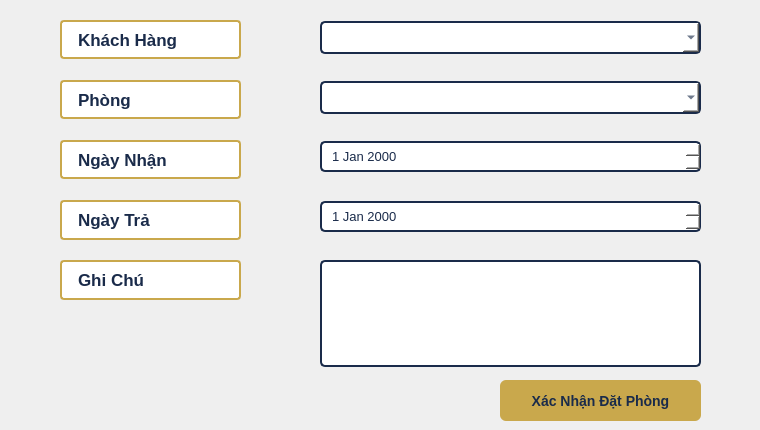
           <widget class="QWidget" name="tab">
            <attribute name="title">
             <string>Đặt Phòng</string>
            </attribute>
            <widget class="QWidget" name="widget_3" native="true">
             <property name="geometry">
              <rect>
               <x>20</x>
               <y>10</y>
               <width>731</width>
               <height>51</height>
              </rect>
             </property>
             <widget class="QWidget" name="horizontalLayoutWidget_13">
              <property name="geometry">
               <rect>
                <x>40</x>
                <y>10</y>
                <width>181</width>
                <height>39</height>
               </rect>
              </property>
              <layout class="QHBoxLayout" name="horizontalLayout_14">
               <item>
                <widget class="QLabel" name="label_8">
                 <property name="font">
                  <font>
                   <pointsize>-1</pointsize>
                   <weight>75</weight>
                   <bold>true</bold>
                  </font>
                 </property>
                 <property name="styleSheet">
                  <string notr="true">background-color: #FFFFFF;
    border: 1.5px solid #C9A84C;
    border-radius: 4px;
    color: #1A2B4A;
    font-size: 17px;
    font-weight: bold;
    padding: 6px 12px;
    min-width: 100px;</string>
                 </property>
                 <property name="text">
                  <string>Khách Hàng</string>
                 </property>
                </widget>
               </item>
              </layout>
             </widget>
             <widget class="QWidget" name="horizontalLayoutWidget_14">
              <property name="geometry">
               <rect>
                <x>300</x>
                <y>10</y>
                <width>381</width>
                <height>36</height>
               </rect>
              </property>
              <layout class="QHBoxLayout" name="horizontalLayout_15">
               <item>
                <widget class="QComboBox" name="CbKhach">
                 <property name="styleSheet">
                  <string notr="true">
QComboBox {
    background-color: #FFFFFF;
    border: 1.5px solid #1A2B4A;
    border-radius: 5px;
    padding: 6px 10px;
    color: #1A2B4A;
    font-size: 13px;
    min-width: 240px;
}

QComboBox:focus {
    border-color: #C9A84C;
}</string>
                 </property>
                </widget>
               </item>
              </layout>
             </widget>
            </widget>
            <widget class="QWidget" name="widget_4" native="true">
             <property name="geometry">
              <rect>
               <x>20</x>
               <y>70</y>
               <width>731</width>
               <height>51</height>
              </rect>
             </property>
             <widget class="QWidget" name="horizontalLayoutWidget_15">
              <property name="geometry">
               <rect>
                <x>40</x>
                <y>10</y>
                <width>181</width>
                <height>39</height>
               </rect>
              </property>
              <layout class="QHBoxLayout" name="horizontalLayout_16">
               <item>
                <widget class="QLabel" name="label_9">
                 <property name="font">
                  <font>
                   <pointsize>-1</pointsize>
                   <weight>75</weight>
                   <bold>true</bold>
                  </font>
                 </property>
                 <property name="styleSheet">
                  <string notr="true">background-color: #FFFFFF;
    border: 1.5px solid #C9A84C;
    border-radius: 4px;
    color: #1A2B4A;
    font-size: 17px;
    font-weight: bold;
    padding: 6px 12px;
    min-width: 100px;</string>
                 </property>
                 <property name="text">
                  <string>Phòng</string>
                 </property>
                </widget>
               </item>
              </layout>
             </widget>
             <widget class="QWidget" name="horizontalLayoutWidget_16">
              <property name="geometry">
               <rect>
                <x>300</x>
                <y>10</y>
                <width>381</width>
                <height>36</height>
               </rect>
              </property>
              <layout class="QHBoxLayout" name="horizontalLayout_17">
               <item>
                <widget class="QComboBox" name="CbPhong">
                 <property name="styleSheet">
                  <string notr="true">
QComboBox {
    background-color: #FFFFFF;
    border: 1.5px solid #1A2B4A;
    border-radius: 5px;
    padding: 6px 10px;
    color: #1A2B4A;
    font-size: 13px;
    min-width: 240px;
}

QComboBox:focus {
    border-color: #C9A84C;
}</string>
                 </property>
                </widget>
               </item>
              </layout>
             </widget>
            </widget>
            <widget class="QWidget" name="widget_5" native="true">
             <property name="geometry">
              <rect>
               <x>20</x>
               <y>130</y>
               <width>731</width>
               <height>51</height>
              </rect>
             </property>
             <widget class="QWidget" name="horizontalLayoutWidget_17">
              <property name="geometry">
               <rect>
                <x>40</x>
                <y>10</y>
                <width>181</width>
                <height>39</height>
               </rect>
              </property>
              <layout class="QHBoxLayout" name="horizontalLayout_18">
               <item>
                <widget class="QLabel" name="label_10">
                 <property name="font">
                  <font>
                   <pointsize>-1</pointsize>
                   <weight>75</weight>
                   <bold>true</bold>
                  </font>
                 </property>
                 <property name="styleSheet">
                  <string notr="true">background-color: #FFFFFF;
    border: 1.5px solid #C9A84C;
    border-radius: 4px;
    color: #1A2B4A;
    font-size: 17px;
    font-weight: bold;
    padding: 6px 12px;
    min-width: 100px;</string>
                 </property>
                 <property name="text">
                  <string>Ngày Nhận</string>
                 </property>
                </widget>
               </item>
              </layout>
             </widget>
             <widget class="QWidget" name="horizontalLayoutWidget_18">
              <property name="geometry">
               <rect>
                <x>300</x>
                <y>10</y>
                <width>381</width>
                <height>34</height>
               </rect>
              </property>
              <layout class="QHBoxLayout" name="horizontalLayout_19">
               <item>
                <widget class="QDateEdit" name="DateCheckIn">
                 <property name="styleSheet">
                  <string notr="true">QDateEdit {
    background-color: #FFFFFF;
    border: 1.5px solid #1A2B4A;
    border-radius: 5px;
    padding: 5px 8px;
    color: #1A2B4A;
    font-size: 13px;
}

QDateEdit:focus {
    border-color: #C9A84C;
}

QDateEdit::drop-down {
    border: none;
    width: 22px;
}
</string>
                 </property>
                </widget>
               </item>
              </layout>
             </widget>
            </widget>
            <widget class="QWidget" name="widget_6" native="true">
             <property name="geometry">
              <rect>
               <x>20</x>
               <y>190</y>
               <width>731</width>
               <height>51</height>
              </rect>
             </property>
             <widget class="QWidget" name="horizontalLayoutWidget_19">
              <property name="geometry">
               <rect>
                <x>40</x>
                <y>10</y>
                <width>181</width>
                <height>40</height>
               </rect>
              </property>
              <layout class="QHBoxLayout" name="horizontalLayout_20">
               <item>
                <widget class="QLabel" name="label_11">
                 <property name="font">
                  <font>
                   <pointsize>-1</pointsize>
                   <weight>75</weight>
                   <bold>true</bold>
                  </font>
                 </property>
                 <property name="styleSheet">
                  <string notr="true">background-color: #FFFFFF;
    border: 1.5px solid #C9A84C;
    border-radius: 4px;
    color: #1A2B4A;
    font-size: 17px;
    font-weight: bold;
    padding: 6px 12px;
    min-width: 100px;</string>
                 </property>
                 <property name="text">
                  <string>Ngày Trả</string>
                 </property>
                </widget>
               </item>
              </layout>
             </widget>
             <widget class="QWidget" name="horizontalLayoutWidget_20">
              <property name="geometry">
               <rect>
                <x>300</x>
                <y>10</y>
                <width>381</width>
                <height>34</height>
               </rect>
              </property>
              <layout class="QHBoxLayout" name="horizontalLayout_21">
               <item>
                <widget class="QDateEdit" name="DateCheckOut">
                 <property name="styleSheet">
                  <string notr="true">QDateEdit {
    background-color: #FFFFFF;
    border: 1.5px solid #1A2B4A;
    border-radius: 5px;
    padding: 5px 8px;
    color: #1A2B4A;
    font-size: 13px;
}

QDateEdit:focus {
    border-color: #C9A84C;
}

QDateEdit::drop-down {
    border: none;
    width: 22px;
}
</string>
                 </property>
                </widget>
               </item>
              </layout>
             </widget>
            </widget>
            <widget class="QWidget" name="widget_7" native="true">
             <property name="geometry">
              <rect>
               <x>20</x>
               <y>250</y>
               <width>731</width>
               <height>121</height>
              </rect>
             </property>
             <widget class="QWidget" name="horizontalLayoutWidget_21">
              <property name="geometry">
               <rect>
                <x>40</x>
                <y>10</y>
                <width>181</width>
                <height>40</height>
               </rect>
              </property>
              <layout class="QHBoxLayout" name="horizontalLayout_22">
               <item>
                <widget class="QLabel" name="label_12">
                 <property name="font">
                  <font>
                   <pointsize>-1</pointsize>
                   <weight>75</weight>
                   <bold>true</bold>
                  </font>
                 </property>
                 <property name="styleSheet">
                  <string notr="true">background-color: #FFFFFF;
    border: 1.5px solid #C9A84C;
    border-radius: 4px;
    color: #1A2B4A;
    font-size: 17px;
    font-weight: bold;
    padding: 6px 12px;
    min-width: 100px;</string>
                 </property>
                 <property name="text">
                  <string>Ghi Chú</string>
                 </property>
                </widget>
               </item>
              </layout>
             </widget>
             <widget class="QWidget" name="horizontalLayoutWidget_22">
              <property name="geometry">
               <rect>
                <x>300</x>
                <y>10</y>
                <width>381</width>
                <height>107</height>
               </rect>
              </property>
              <layout class="QHBoxLayout" name="horizontalLayout_23">
               <item>
                <widget class="QTextEdit" name="TextNote">
                 <property name="styleSheet">
                  <string notr="true">QTextEdit {
    background-color: #FFFFFF;
    border: 1.5px solid #1A2B4A;
    border-radius: 5px;
    padding: 8px;
    color: #1A2B4A;
    font-size: 13px;
}

QTextEdit:focus {
    border-color: #C9A84C;
}</string>
                 </property>
                </widget>
               </item>
              </layout>
             </widget>
            </widget>
            <widget class="QPushButton" name="PustXacNhan">
             <property name="geometry">
              <rect>
               <x>500</x>
               <y>380</y>
               <width>201</width>
               <height>41</height>
              </rect>
             </property>
             <property name="baseSize">
              <size>
               <width>0</width>
               <height>40</height>
              </size>
             </property>
             <property name="styleSheet">
              <string notr="true">QPushButton {
    background-color: #C9A84C;
    color: #1A2B4A;
    border: none;
    border-radius: 6px;
    padding: 9px 28px;
    font-size: 14px;
    font-weight: bold;
}

QPushButton:hover {
    background-color: #E0BF6A;
}

QPushButton:pressed {
    background-color: #A88A35;
}</string>
             </property>
             <property name="text">
              <string>Xác Nhận Đặt Phòng</string>
             </property>
            </widget>
           </widget>
